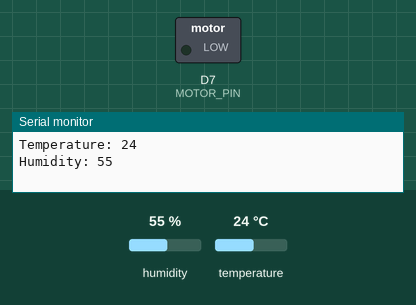
This sketch was run on a simulated ESP8266 (NodeMCU). Parts: switched loads named in the sketch (green lamp = pin HIGH), the last lines printed to the serial monitor. The inputs (shaded band) are chosen by the test bench; at power-on: temperature 24 °C, humidity 55 %.

Above: at 1.3 s.
1.4 s: temperature set to 30 °C
4.5 s: temperature set to 33 °C
At 6.4 s:
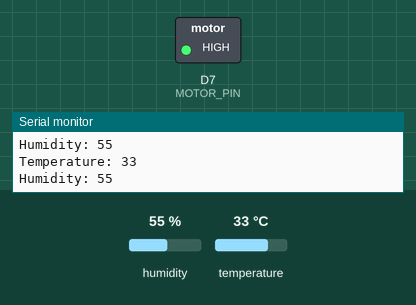
7.1 s: temperature set to 12 °C
At 10.0 s:
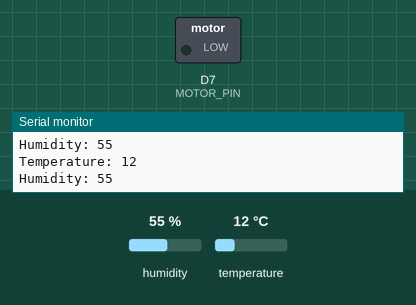
10.3 s: temperature set to 41 °C
At 12.6 s:
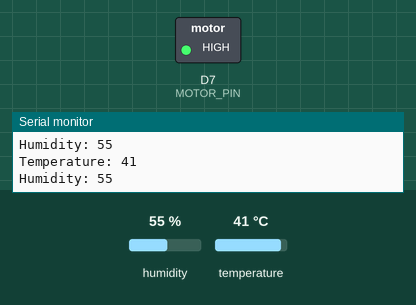
Timing chart, 0 to 13.9 s (numbered marks = the images above; inputs shaded):
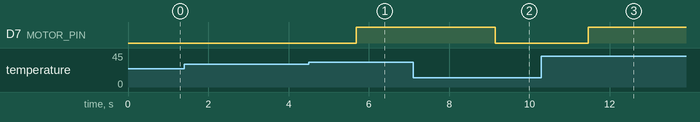

Measured:
- the behaviour switches between 31 and 32 °C on temperature (found by bisection; images 0 and 1)
- after the input at 4.5 s, D7 (MOTOR_PIN): LOW → HIGH after 1.2 s
- after the input at 7.1 s, D7 (MOTOR_PIN): HIGH → LOW after 2.1 s
- after the input at 10.3 s, D7 (MOTOR_PIN): LOW → HIGH after 1.2 s

The sketch:

dht11.ino
```cpp
#if defined(ESP8266)
#define MOTOR_PIN D7
#define DHT_PIN D5
#endif

#include <DHT11.h>
DHT11 dht11(DHT_PIN);

void setup() {
  Serial.begin(115200);
  initMotor();
}

void loop() {
  int temp = 0, humi = 0;
  readDHT11(temp, humi);
  Serial.println("Temperature: " + String(temp));
  Serial.println("Humidity: " + String(humi));
  if (temp > 31) {
    onMotor();
  } else {
    offMotor();
  }
  delay(100);
}

void initMotor() {
  pinMode (MOTOR_PIN, OUTPUT);
}

void onMotor() {
  digitalWrite(MOTOR_PIN, HIGH);
}

void offMotor() {
  digitalWrite(MOTOR_PIN, LOW);
}

void readDHT11(int& temp, int& humi) {

  int temperature = dht11.readTemperature();
  delay(10);
  int humidity = dht11.readHumidity();

  if (temperature != DHT11::ERROR_CHECKSUM && temperature != DHT11::ERROR_TIMEOUT &&
      humidity != DHT11::ERROR_CHECKSUM && humidity != DHT11::ERROR_TIMEOUT) {
    temp = temperature;
    humi = humidity;
  }
}
```
